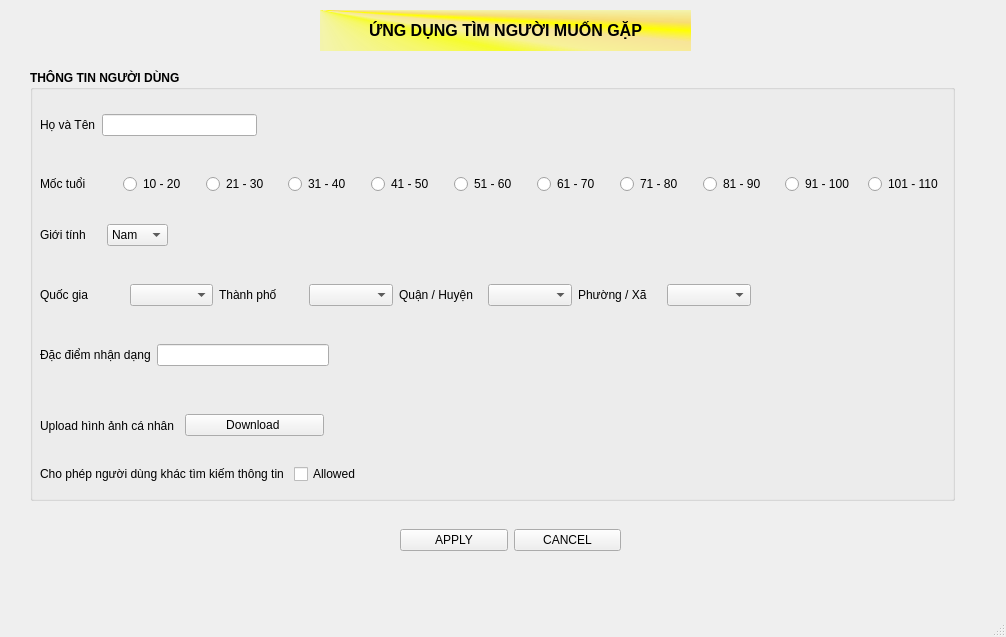
<?xml version="1.0" encoding="UTF-8"?>
<ui version="4.0">
 <class>MainWindow</class>
 <widget class="QMainWindow" name="MainWindow">
  <property name="geometry">
   <rect>
    <x>0</x>
    <y>0</y>
    <width>1006</width>
    <height>637</height>
   </rect>
  </property>
  <property name="windowTitle">
   <string>MainWindow</string>
  </property>
  <property name="documentMode">
   <bool>true</bool>
  </property>
  <widget class="QWidget" name="centralwidget">
   <widget class="QLabel" name="title_label">
    <property name="geometry">
     <rect>
      <x>320</x>
      <y>10</y>
      <width>371</width>
      <height>41</height>
     </rect>
    </property>
    <property name="font">
     <font>
      <pointsize>12</pointsize>
      <bold>true</bold>
     </font>
    </property>
    <property name="cursor">
     <cursorShape>PointingHandCursor</cursorShape>
    </property>
    <property name="mouseTracking">
     <bool>true</bool>
    </property>
    <property name="tabletTracking">
     <bool>true</bool>
    </property>
    <property name="layoutDirection">
     <enum>Qt::LeftToRight</enum>
    </property>
    <property name="autoFillBackground">
     <bool>false</bool>
    </property>
    <property name="styleSheet">
     <string notr="true">background-color: qconicalgradient(cx:0, cy:0, angle:135, stop:0 rgba(255, 255, 0, 69), stop:0.375 rgba(255, 255, 0, 69), stop:0.423533 rgba(251, 255, 0, 145), stop:0.45 rgba(247, 255, 0, 208), stop:0.477581 rgba(255, 244, 71, 130), stop:0.518717 rgba(255, 218, 71, 130), stop:0.55 rgba(255, 255, 0, 255), stop:0.57754 rgba(255, 203, 0, 130), stop:0.625 rgba(255, 255, 0, 69), stop:1 rgba(255, 255, 0, 69));
color: rgb(0, 0, 0);</string>
    </property>
    <property name="text">
     <string>&lt;html&gt;&lt;head/&gt;&lt;body&gt;&lt;p align=&quot;center&quot;&gt;ỨNG DỤNG TÌM NGƯỜI MUỐN GẶP&lt;/p&gt;&lt;/body&gt;&lt;/html&gt;</string>
    </property>
    <property name="scaledContents">
     <bool>true</bool>
    </property>
    <property name="wordWrap">
     <bool>true</bool>
    </property>
    <property name="openExternalLinks">
     <bool>true</bool>
    </property>
   </widget>
   <widget class="QGroupBox" name="groupBox">
    <property name="geometry">
     <rect>
      <x>30</x>
      <y>70</y>
      <width>925</width>
      <height>431</height>
     </rect>
    </property>
    <property name="font">
     <font>
      <bold>true</bold>
     </font>
    </property>
    <property name="title">
     <string>THÔNG TIN NGƯỜI DÙNG</string>
    </property>
    <property name="checkable">
     <bool>false</bool>
    </property>
    <widget class="QWidget" name="horizontalLayoutWidget_2">
     <property name="geometry">
      <rect>
       <x>10</x>
       <y>150</y>
       <width>128</width>
       <height>30</height>
      </rect>
     </property>
     <layout class="QHBoxLayout" name="horizontalLayout_2">
      <item>
       <widget class="QLabel" name="gioi_tinh_label">
        <property name="font">
         <font>
          <pointsize>9</pointsize>
          <bold>false</bold>
         </font>
        </property>
        <property name="text">
         <string>Giới tính</string>
        </property>
       </widget>
      </item>
      <item>
       <widget class="QComboBox" name="gioi_tinh">
        <property name="font">
         <font>
          <pointsize>9</pointsize>
          <bold>false</bold>
         </font>
        </property>
        <property name="insertPolicy">
         <enum>QComboBox::NoInsert</enum>
        </property>
        <item>
         <property name="text">
          <string>Nam</string>
         </property>
        </item>
        <item>
         <property name="text">
          <string>Nữ</string>
         </property>
        </item>
        <item>
         <property name="text">
          <string/>
         </property>
         <property name="icon">
          <iconset theme="accessories-calculator"/>
         </property>
        </item>
       </widget>
      </item>
     </layout>
    </widget>
    <widget class="QWidget" name="horizontalLayoutWidget">
     <property name="geometry">
      <rect>
       <x>10</x>
       <y>100</y>
       <width>905</width>
       <height>28</height>
      </rect>
     </property>
     <layout class="QHBoxLayout" name="horizontalLayout">
      <item>
       <widget class="QLabel" name="label_3">
        <property name="font">
         <font>
          <pointsize>9</pointsize>
          <bold>false</bold>
         </font>
        </property>
        <property name="text">
         <string>Mốc tuổi</string>
        </property>
       </widget>
      </item>
      <item>
       <widget class="QRadioButton" name="check_1">
        <property name="font">
         <font>
          <pointsize>9</pointsize>
          <bold>false</bold>
         </font>
        </property>
        <property name="text">
         <string>10 - 20</string>
        </property>
       </widget>
      </item>
      <item>
       <widget class="QRadioButton" name="check_5">
        <property name="font">
         <font>
          <pointsize>9</pointsize>
          <bold>false</bold>
         </font>
        </property>
        <property name="text">
         <string>21 - 30</string>
        </property>
       </widget>
      </item>
      <item>
       <widget class="QRadioButton" name="check_4">
        <property name="font">
         <font>
          <pointsize>9</pointsize>
          <bold>false</bold>
         </font>
        </property>
        <property name="text">
         <string>31 - 40</string>
        </property>
       </widget>
      </item>
      <item>
       <widget class="QRadioButton" name="check_3">
        <property name="font">
         <font>
          <pointsize>9</pointsize>
          <bold>false</bold>
         </font>
        </property>
        <property name="text">
         <string>41 - 50</string>
        </property>
       </widget>
      </item>
      <item>
       <widget class="QRadioButton" name="check_2">
        <property name="font">
         <font>
          <pointsize>9</pointsize>
          <bold>false</bold>
         </font>
        </property>
        <property name="text">
         <string>51 - 60</string>
        </property>
       </widget>
      </item>
      <item>
       <widget class="QRadioButton" name="check_6">
        <property name="font">
         <font>
          <pointsize>9</pointsize>
          <bold>false</bold>
         </font>
        </property>
        <property name="text">
         <string>61 - 70</string>
        </property>
       </widget>
      </item>
      <item>
       <widget class="QRadioButton" name="check_7">
        <property name="font">
         <font>
          <pointsize>9</pointsize>
          <bold>false</bold>
         </font>
        </property>
        <property name="text">
         <string>71 - 80</string>
        </property>
       </widget>
      </item>
      <item>
       <widget class="QRadioButton" name="check_8">
        <property name="font">
         <font>
          <pointsize>9</pointsize>
          <bold>false</bold>
         </font>
        </property>
        <property name="text">
         <string>81 - 90</string>
        </property>
       </widget>
      </item>
      <item>
       <widget class="QRadioButton" name="check_9">
        <property name="font">
         <font>
          <pointsize>9</pointsize>
          <bold>false</bold>
         </font>
        </property>
        <property name="text">
         <string>91 - 100</string>
        </property>
       </widget>
      </item>
      <item>
       <widget class="QRadioButton" name="check_10">
        <property name="font">
         <font>
          <pointsize>9</pointsize>
          <bold>false</bold>
         </font>
        </property>
        <property name="text">
         <string>101 - 110</string>
        </property>
       </widget>
      </item>
     </layout>
    </widget>
    <widget class="QWidget" name="horizontalLayoutWidget_3">
     <property name="geometry">
      <rect>
       <x>10</x>
       <y>40</y>
       <width>217</width>
       <height>30</height>
      </rect>
     </property>
     <layout class="QHBoxLayout" name="horizontalLayout_3">
      <item>
       <widget class="QLabel" name="ho_ten_label">
        <property name="font">
         <font>
          <pointsize>9</pointsize>
          <bold>false</bold>
         </font>
        </property>
        <property name="text">
         <string>Họ và Tên</string>
        </property>
       </widget>
      </item>
      <item>
       <widget class="QLineEdit" name="ho_ten"/>
      </item>
     </layout>
    </widget>
    <widget class="QWidget" name="horizontalLayoutWidget_4">
     <property name="geometry">
      <rect>
       <x>10</x>
       <y>270</y>
       <width>289</width>
       <height>30</height>
      </rect>
     </property>
     <layout class="QHBoxLayout" name="horizontalLayout_4">
      <item>
       <widget class="QLabel" name="dac_diem_nhan_dang">
        <property name="font">
         <font>
          <bold>false</bold>
         </font>
        </property>
        <property name="text">
         <string>Đặc điểm nhận dạng</string>
        </property>
       </widget>
      </item>
      <item>
       <widget class="QLineEdit" name="info_face"/>
      </item>
     </layout>
    </widget>
    <widget class="QWidget" name="horizontalLayoutWidget_5">
     <property name="geometry">
      <rect>
       <x>10</x>
       <y>390</y>
       <width>402</width>
       <height>28</height>
      </rect>
     </property>
     <layout class="QHBoxLayout" name="horizontalLayout_5">
      <item>
       <widget class="QLabel" name="allowed_label">
        <property name="font">
         <font>
          <bold>false</bold>
         </font>
        </property>
        <property name="text">
         <string>Cho phép người dùng khác tìm kiếm thông tin </string>
        </property>
       </widget>
      </item>
      <item>
       <widget class="QCheckBox" name="is_allowed">
        <property name="font">
         <font>
          <bold>false</bold>
         </font>
        </property>
        <property name="text">
         <string>Allowed</string>
        </property>
       </widget>
      </item>
     </layout>
    </widget>
    <widget class="QWidget" name="horizontalLayoutWidget_6">
     <property name="geometry">
      <rect>
       <x>10</x>
       <y>340</y>
       <width>284</width>
       <height>31</height>
      </rect>
     </property>
     <layout class="QHBoxLayout" name="horizontalLayout_6">
      <item>
       <widget class="QLabel" name="upload_avatar_label">
        <property name="font">
         <font>
          <bold>false</bold>
         </font>
        </property>
        <property name="text">
         <string>Upload hình ảnh cá nhân</string>
        </property>
       </widget>
      </item>
      <item>
       <widget class="QPushButton" name="download_pic">
        <property name="font">
         <font>
          <bold>false</bold>
         </font>
        </property>
        <property name="text">
         <string>Download </string>
        </property>
       </widget>
      </item>
     </layout>
    </widget>
    <widget class="QWidget" name="horizontalLayoutWidget_9">
     <property name="geometry">
      <rect>
       <x>10</x>
       <y>210</y>
       <width>711</width>
       <height>30</height>
      </rect>
     </property>
     <layout class="QHBoxLayout" name="horizontalLayout_9">
      <item>
       <widget class="QLabel" name="nation">
        <property name="font">
         <font>
          <pointsize>9</pointsize>
          <bold>false</bold>
         </font>
        </property>
        <property name="text">
         <string>Quốc gia</string>
        </property>
       </widget>
      </item>
      <item>
       <widget class="QComboBox" name="nation_box"/>
      </item>
      <item>
       <widget class="QLabel" name="city">
        <property name="font">
         <font>
          <pointsize>9</pointsize>
          <bold>false</bold>
         </font>
        </property>
        <property name="text">
         <string>Thành phố</string>
        </property>
       </widget>
      </item>
      <item>
       <widget class="QComboBox" name="city_box"/>
      </item>
      <item>
       <widget class="QLabel" name="district">
        <property name="font">
         <font>
          <pointsize>9</pointsize>
          <bold>false</bold>
         </font>
        </property>
        <property name="text">
         <string>Quận / Huyện</string>
        </property>
       </widget>
      </item>
      <item>
       <widget class="QComboBox" name="district_box"/>
      </item>
      <item>
       <widget class="QLabel" name="ward">
        <property name="font">
         <font>
          <pointsize>9</pointsize>
          <bold>false</bold>
         </font>
        </property>
        <property name="text">
         <string>Phường / Xã</string>
        </property>
       </widget>
      </item>
      <item>
       <widget class="QComboBox" name="ward_box"/>
      </item>
     </layout>
    </widget>
   </widget>
   <widget class="QWidget" name="horizontalLayoutWidget_7">
    <property name="geometry">
     <rect>
      <x>400</x>
      <y>520</y>
      <width>221</width>
      <height>41</height>
     </rect>
    </property>
    <layout class="QHBoxLayout" name="horizontalLayout_7">
     <item>
      <widget class="QPushButton" name="apply_button">
       <property name="text">
        <string>APPLY</string>
       </property>
      </widget>
     </item>
     <item>
      <widget class="QPushButton" name="cancel_button">
       <property name="text">
        <string>CANCEL</string>
       </property>
      </widget>
     </item>
    </layout>
   </widget>
  </widget>
  <widget class="QMenuBar" name="menubar">
   <property name="geometry">
    <rect>
     <x>0</x>
     <y>0</y>
     <width>1006</width>
     <height>25</height>
    </rect>
   </property>
  </widget>
  <widget class="QStatusBar" name="statusbar"/>
 </widget>
 <resources/>
 <connections/>
</ui>
